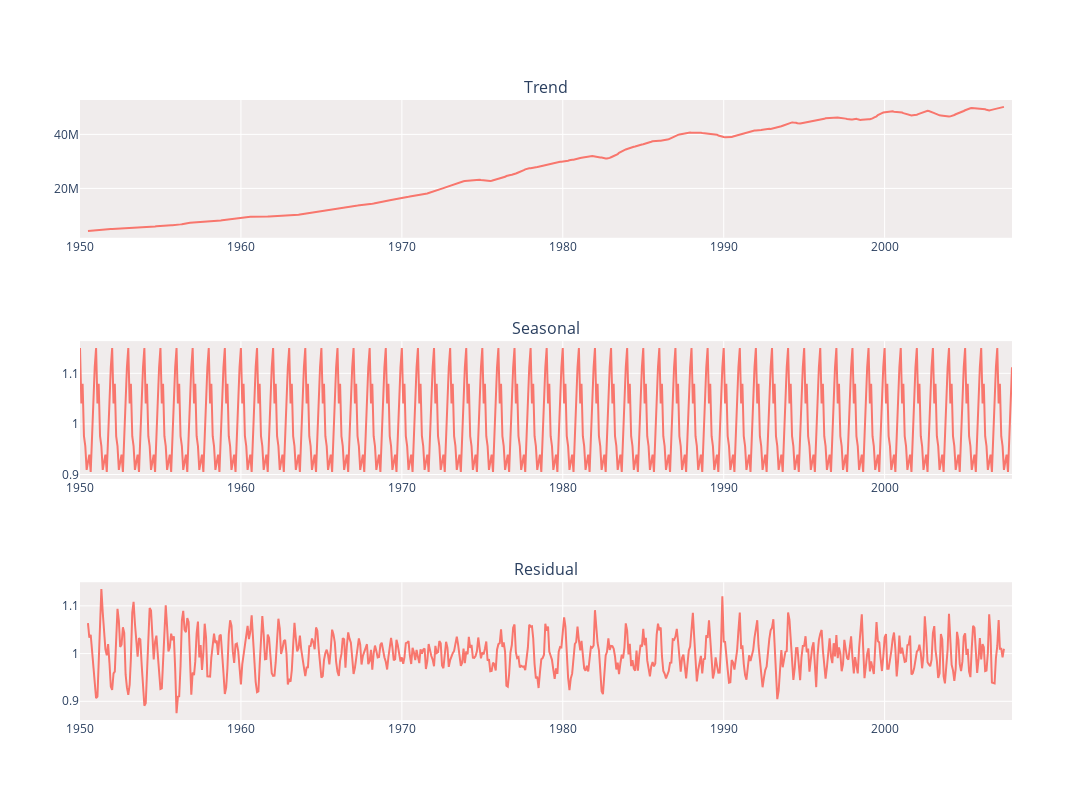

Notebook cell for this chart:
### Code cell
cols = ["Trend", "Seasonal", "Residual"]

fig = make_subplots(rows=3, cols=1, subplot_titles=cols)

for i, col in enumerate(cols):
    fig.add_trace(
        go.Scatter(x=df.index, y=df[col],line_color='#F8766D'),
        row=i+1,
        col=1,
    )

fig.update_layout(height=800, width=1200, showlegend=False)
fig.update_layout(plot_bgcolor='#F0ECEC')
fig.show()

### Figure 1 — Plotly figure (JSON) as saved in the notebook; plotly's stock layout.template omitted (floating-point values rounded to 4 significant figures; data arrays with more than 128 entries replaced by an {"elided": "..."} marker saying what was removed)
{"data": [{"line": {"color": "#F8766D"}, "type": "scatter", "x": {"elided": "696 str values"}, "xaxis": "x", "y": {"elided": "696 float values"}, "yaxis": "y"}, {"line": {"color": "#F8766D"}, "type": "scatter", "x": {"elided": "696 str values"}, "xaxis": "x2", "y": {"elided": "696 float values"}, "yaxis": "y2"}, {"line": {"color": "#F8766D"}, "type": "scatter", "x": {"elided": "696 str values"}, "xaxis": "x3", "y": {"elided": "696 float values"}, "yaxis": "y3"}], "layout": {"annotations": [{"font": {"size": 16}, "showarrow": false, "text": "Trend", "x": 0.5, "xanchor": "center", "xref": "paper", "y": 1, "yanchor": "bottom", "yref": "paper"}, {"font": {"size": 16}, "showarrow": false, "text": "Seasonal", "x": 0.5, "xanchor": "center", "xref": "paper", "y": 0.6111, "yanchor": "bottom", "yref": "paper"}, {"font": {"size": 16}, "showarrow": false, "text": "Residual", "x": 0.5, "xanchor": "center", "xref": "paper", "y": 0.2222, "yanchor": "bottom", "yref": "paper"}], "height": 800, "plot_bgcolor": "#F0ECEC", "showlegend": false, "width": 1200, "xaxis": {"anchor": "y", "domain": [0, 1]}, "xaxis2": {"anchor": "y2", "domain": [0, 1]}, "xaxis3": {"anchor": "y3", "domain": [0, 1]}, "yaxis": {"anchor": "x", "domain": [0.7778, 1]}, "yaxis2": {"anchor": "x2", "domain": [0.3889, 0.6111]}, "yaxis3": {"anchor": "x3", "domain": [0, 0.2222]}}}
